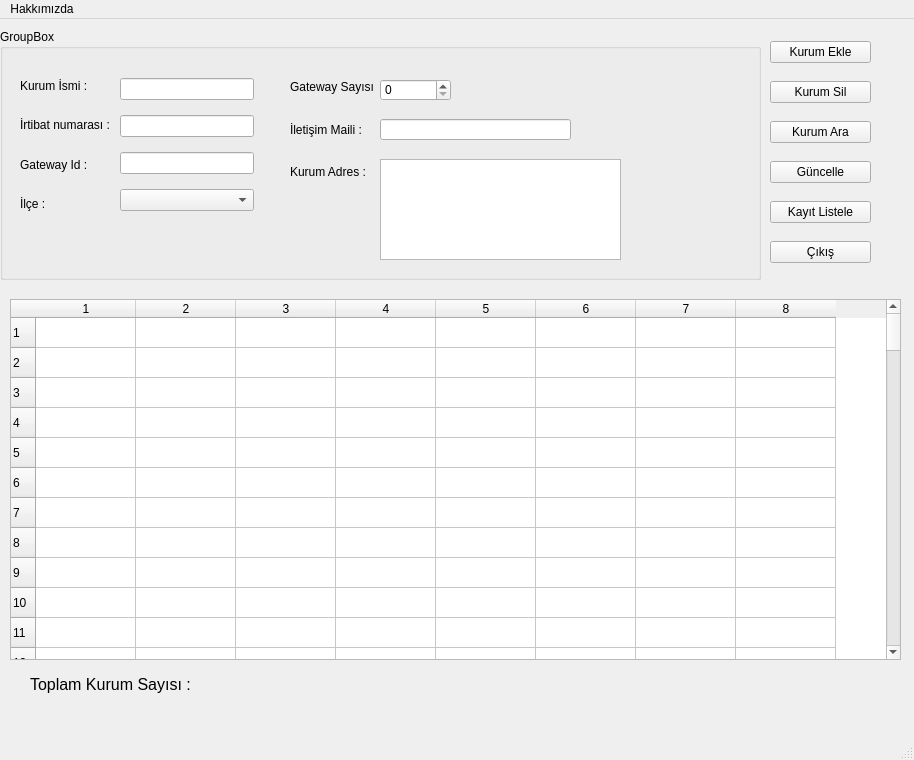
<?xml version="1.0" encoding="UTF-8"?>
<ui version="4.0">
 <class>MainWindow</class>
 <widget class="QMainWindow" name="MainWindow">
  <property name="geometry">
   <rect>
    <x>0</x>
    <y>0</y>
    <width>914</width>
    <height>760</height>
   </rect>
  </property>
  <property name="windowTitle">
   <string>MainWindow</string>
  </property>
  <property name="styleSheet">
   <string notr="true">#!/usr/bin/python3
import sys
from PyQt5 import QtCore, QtGui, QtWidgets
 
 
CSS = \
{
    'QWidget':
    {
        'background-color': '#333333',
    },
    'QLabel#label':
    {
        'color': '#888888',
        'background-color': '#444444',
        'font-weight': 'bold',
    },
    'QLabel#label:active':
    {
        'color': '#1d90cd',
    },
    'QPushButton#button':
    {
        'color': '#888888',
        'background-color': '#444444',
        'font-weight': 'bold',
        'border': 'none',
        'padding': '5px',
    },
    'QPushButton#button:active':
    {
        'color': '#ffffff',
    },
    'QPushButton#button:hover':
    {
        'color': '#1d90cd',
    }
}
 
def dictToCSS(dictionnary):
    stylesheet = &quot;&quot;
    for item in dictionnary:
        stylesheet += item + &quot;\n{\n&quot;
        for attribute in dictionnary[item]:
            stylesheet += &quot;  &quot; + attribute + &quot;: &quot; + dictionnary[item][attribute] + &quot;;\n&quot;
        stylesheet += &quot;}\n&quot;
    return stylesheet
 
 
class Main(QtWidgets.QMainWindow):
    def __init__(self, parent):
        super().__init__()
        self.setWindowFlags(QtCore.Qt.FramelessWindowHint | QtCore.Qt.WindowStaysOnTopHint)
        self.setStyleSheet(dictToCSS(CSS))
        self.resize(200, 150)
        self.ui = QtWidgets.QWidget(self)
        self.setCentralWidget(self.ui)
 
        self.ui.button = QtWidgets.QPushButton(&quot;Close&quot;)
        self.ui.button.setObjectName(&quot;button&quot;)
        self.ui.button.clicked.connect(self.close)
        self.ui.button.setFocusPolicy(QtCore.Qt.NoFocus)
 
        self.ui.label = QtWidgets.QLabel(&quot;Hello World&quot;)
        self.ui.label.setObjectName(&quot;label&quot;)
        self.ui.label.setAlignment(QtCore.Qt.AlignCenter)
 
        self.ui.layout = QtWidgets.QVBoxLayout()
        self.ui.layout.setContentsMargins(50, 50, 50, 50)
        self.ui.layout.addWidget(self.ui.button)
        self.ui.layout.addWidget(self.ui.label)
        self.ui.setLayout(self.ui.layout)
 
        self.show()
 
    def mouseMoveEvent(self, event):
        # Enable mouse dragging
        if event.buttons() == QtCore.Qt.LeftButton:
            self.move(event.globalPos() - self.dragPosition)
            event.accept()
 
    def mousePressEvent(self, event):
        # Enable mouse dragging
        if event.button() == QtCore.Qt.LeftButton:
            self.dragPosition = event.globalPos() - self.frameGeometry().topLeft()
            event.accept()
 
    def keyPressEvent(self, event):
        # Escape key close the window
        if event.key() == QtCore.Qt.Key_Escape:
            self.close()
        QtWidgets.QMainWindow.keyPressEvent(self, event)
 
    def paintEvent(self, event):
        # Draw a one pixel border
        borderColor = QtGui.QColor(&quot;black&quot;)
        bgColor = QtGui.QColor(self.palette().color(QtGui.QPalette.Background))
        painter = QtGui.QPainter(self)
        painter.setPen(QtCore.Qt.NoPen)
        painter.setBrush(QtGui.QBrush(borderColor))
        painter.drawRect(0, 0, self.width(), self.height())
        painter.setBrush(QtGui.QBrush(bgColor))
        painter.drawRect(1, 1, self.width()-2, self.height()-2)
 
 
if __name__== '__main__':
    app = QtWidgets.QApplication([])
    gui = Main(app)
    sys.exit(app.exec_())</string>
  </property>
  <widget class="QWidget" name="centralwidget">
   <widget class="QGroupBox" name="groupBox">
    <property name="geometry">
     <rect>
      <x>0</x>
      <y>10</y>
      <width>761</width>
      <height>251</height>
     </rect>
    </property>
    <property name="title">
     <string>GroupBox</string>
    </property>
    <widget class="QWidget" name="">
     <property name="geometry">
      <rect>
       <x>20</x>
       <y>40</y>
       <width>91</width>
       <height>151</height>
      </rect>
     </property>
     <layout class="QVBoxLayout" name="verticalLayout_2">
      <item>
       <widget class="QLabel" name="label">
        <property name="text">
         <string>Kurum İsmi :</string>
        </property>
       </widget>
      </item>
      <item>
       <widget class="QLabel" name="label_3">
        <property name="text">
         <string>İrtibat numarası :</string>
        </property>
       </widget>
      </item>
      <item>
       <widget class="QLabel" name="label_2">
        <property name="text">
         <string>Gateway Id :</string>
        </property>
       </widget>
      </item>
      <item>
       <widget class="QLabel" name="label_5">
        <property name="text">
         <string>İlçe :</string>
        </property>
       </widget>
      </item>
     </layout>
    </widget>
    <widget class="QWidget" name="">
     <property name="geometry">
      <rect>
       <x>120</x>
       <y>40</y>
       <width>134</width>
       <height>151</height>
      </rect>
     </property>
     <layout class="QVBoxLayout" name="verticalLayout_3">
      <item>
       <widget class="QLineEdit" name="lne_kurumismi"/>
      </item>
      <item>
       <widget class="QLineEdit" name="lne_irtibatNo">
        <property name="maxLength">
         <number>11</number>
        </property>
       </widget>
      </item>
      <item>
       <widget class="QLineEdit" name="lne_gatewayId"/>
      </item>
      <item>
       <widget class="QComboBox" name="comboBox">
        <property name="currentIndex">
         <number>-1</number>
        </property>
        <item>
         <property name="text">
          <string>İstanbul</string>
         </property>
        </item>
        <item>
         <property name="text">
          <string>Ankara </string>
         </property>
        </item>
        <item>
         <property name="text">
          <string>Kocaeli</string>
         </property>
        </item>
        <item>
         <property name="text">
          <string>İzmir</string>
         </property>
        </item>
        <item>
         <property name="text">
          <string>Trabzon</string>
         </property>
        </item>
        <item>
         <property name="text">
          <string>Bursa</string>
         </property>
        </item>
        <item>
         <property name="text">
          <string>Eskişehir</string>
         </property>
        </item>
        <item>
         <property name="text">
          <string>Antalya</string>
         </property>
        </item>
       </widget>
      </item>
     </layout>
    </widget>
    <widget class="QWidget" name="">
     <property name="geometry">
      <rect>
       <x>290</x>
       <y>40</y>
       <width>86</width>
       <height>121</height>
      </rect>
     </property>
     <layout class="QVBoxLayout" name="verticalLayout_4">
      <item>
       <widget class="QLabel" name="label_4">
        <property name="text">
         <string>Gateway Sayısı :</string>
        </property>
       </widget>
      </item>
      <item>
       <widget class="QLabel" name="label_6">
        <property name="text">
         <string>İletişim Maili : </string>
        </property>
       </widget>
      </item>
      <item>
       <widget class="QLabel" name="txt_adress">
        <property name="text">
         <string>Kurum Adres :</string>
        </property>
       </widget>
      </item>
     </layout>
    </widget>
    <widget class="QSpinBox" name="spn_gatewayNo">
     <property name="geometry">
      <rect>
       <x>380</x>
       <y>50</y>
       <width>71</width>
       <height>22</height>
      </rect>
     </property>
    </widget>
    <widget class="QTextEdit" name="textEdit">
     <property name="geometry">
      <rect>
       <x>380</x>
       <y>130</y>
       <width>241</width>
       <height>101</height>
      </rect>
     </property>
    </widget>
    <widget class="QLineEdit" name="lne_iletisim_mail">
     <property name="geometry">
      <rect>
       <x>380</x>
       <y>90</y>
       <width>191</width>
       <height>21</height>
      </rect>
     </property>
     <property name="maxLength">
      <number>50</number>
     </property>
    </widget>
   </widget>
   <widget class="QTableWidget" name="tableWidget">
    <property name="geometry">
     <rect>
      <x>10</x>
      <y>280</y>
      <width>891</width>
      <height>361</height>
     </rect>
    </property>
    <property name="rowCount">
     <number>100</number>
    </property>
    <property name="columnCount">
     <number>8</number>
    </property>
    <row/>
    <row/>
    <row/>
    <row/>
    <row/>
    <row/>
    <row/>
    <row/>
    <row/>
    <row/>
    <row/>
    <row/>
    <row/>
    <row/>
    <row/>
    <row/>
    <row/>
    <row/>
    <row/>
    <row/>
    <row/>
    <row/>
    <row/>
    <row/>
    <row/>
    <row/>
    <row/>
    <row/>
    <row/>
    <row/>
    <row/>
    <row/>
    <row/>
    <row/>
    <row/>
    <row/>
    <row/>
    <row/>
    <row/>
    <row/>
    <row/>
    <row/>
    <row/>
    <row/>
    <row/>
    <row/>
    <row/>
    <row/>
    <row/>
    <row/>
    <row/>
    <row/>
    <row/>
    <row/>
    <row/>
    <row/>
    <row/>
    <row/>
    <row/>
    <row/>
    <row/>
    <row/>
    <row/>
    <row/>
    <row/>
    <row/>
    <row/>
    <row/>
    <row/>
    <row/>
    <row/>
    <row/>
    <row/>
    <row/>
    <row/>
    <row/>
    <row/>
    <row/>
    <row/>
    <row/>
    <row/>
    <row/>
    <row/>
    <row/>
    <row/>
    <row/>
    <row/>
    <row/>
    <row/>
    <row/>
    <row/>
    <row/>
    <row/>
    <row/>
    <row/>
    <row/>
    <row/>
    <row/>
    <row/>
    <row/>
    <column/>
    <column/>
    <column/>
    <column/>
    <column/>
    <column/>
    <column/>
    <column/>
   </widget>
   <widget class="QLabel" name="label_7">
    <property name="geometry">
     <rect>
      <x>30</x>
      <y>650</y>
      <width>181</width>
      <height>31</height>
     </rect>
    </property>
    <property name="font">
     <font>
      <pointsize>12</pointsize>
     </font>
    </property>
    <property name="text">
     <string>Toplam Kurum Sayısı : </string>
    </property>
   </widget>
   <widget class="QLabel" name="label_8">
    <property name="geometry">
     <rect>
      <x>200</x>
      <y>660</y>
      <width>91</width>
      <height>21</height>
     </rect>
    </property>
    <property name="font">
     <font>
      <pointsize>12</pointsize>
     </font>
    </property>
    <property name="text">
     <string/>
    </property>
   </widget>
   <widget class="QWidget" name="">
    <property name="geometry">
     <rect>
      <x>770</x>
      <y>10</y>
      <width>101</width>
      <height>251</height>
     </rect>
    </property>
    <layout class="QVBoxLayout" name="verticalLayout">
     <item>
      <widget class="QPushButton" name="btn_ekle">
       <property name="text">
        <string>Kurum Ekle</string>
       </property>
      </widget>
     </item>
     <item>
      <widget class="QPushButton" name="btn_sil">
       <property name="text">
        <string>Kurum Sil</string>
       </property>
      </widget>
     </item>
     <item>
      <widget class="QPushButton" name="btn_ara">
       <property name="text">
        <string>Kurum Ara</string>
       </property>
      </widget>
     </item>
     <item>
      <widget class="QPushButton" name="btn_guncelle">
       <property name="text">
        <string>Güncelle</string>
       </property>
      </widget>
     </item>
     <item>
      <widget class="QPushButton" name="btn_listele">
       <property name="text">
        <string>Kayıt Listele</string>
       </property>
      </widget>
     </item>
     <item>
      <widget class="QPushButton" name="btn_exit">
       <property name="text">
        <string>Çıkış</string>
       </property>
      </widget>
     </item>
    </layout>
   </widget>
  </widget>
  <widget class="QMenuBar" name="menubar">
   <property name="geometry">
    <rect>
     <x>0</x>
     <y>0</y>
     <width>914</width>
     <height>22</height>
    </rect>
   </property>
   <widget class="QMenu" name="menuHakk_m_zda">
    <property name="title">
     <string>Hakkımızda</string>
    </property>
    <addaction name="menu_ayteam"/>
    <addaction name="menu_fsm"/>
   </widget>
   <addaction name="menuHakk_m_zda"/>
  </widget>
  <widget class="QStatusBar" name="statusbar"/>
  <action name="menu_ayteam">
   <property name="text">
    <string>FSM AYTEAM</string>
   </property>
  </action>
  <action name="menu_fsm">
   <property name="text">
    <string>Fatih Sultan Mehmet Üniversitesi</string>
   </property>
  </action>
 </widget>
 <resources/>
 <connections/>
</ui>
